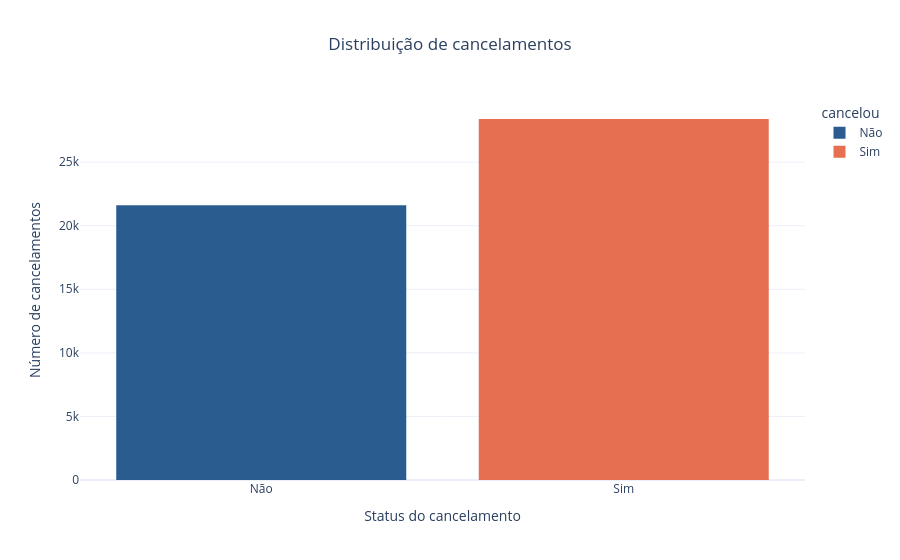

The code cell stored with this chart in its notebook:
### Code cell
# Importando a biblioteca Plotly
import plotly.express as px

fig = px.histogram(
    df,
    x="cancelou",
    color="cancelou",
    template="plotly_white",
    title="Distribuição de cancelamentos",
    color_discrete_sequence=["#2b5c8f", "#e76f51"],
)

fig.update_layout(
    title_x=0.5,
    yaxis_title="Número de cancelamentos",
    xaxis_title="Status do cancelamento",
)

fig.show()

### Figure 1 — Plotly figure (JSON) as saved in the notebook; plotly's stock layout.template omitted (floating-point values rounded to 4 significant figures; data arrays with more than 128 entries replaced by an {"elided": "..."} marker saying what was removed)
{"data": [{"bingroup": "x", "hovertemplate": "cancelou=%{x}<br>count=%{y}<extra></extra>", "legendgroup": "Não", "marker": {"color": "#2b5c8f", "pattern": {"shape": ""}}, "name": "Não", "orientation": "v", "showlegend": true, "type": "histogram", "x": {"elided": "21603 str values"}, "xaxis": "x", "yaxis": "y"}, {"bingroup": "x", "hovertemplate": "cancelou=%{x}<br>count=%{y}<extra></extra>", "legendgroup": "Sim", "marker": {"color": "#e76f51", "pattern": {"shape": ""}}, "name": "Sim", "orientation": "v", "showlegend": true, "type": "histogram", "x": {"elided": "28393 str values"}, "xaxis": "x", "yaxis": "y"}], "layout": {"barmode": "relative", "legend": {"title": {"text": "cancelou"}, "tracegroupgap": 0}, "title": {"text": "Distribuição de cancelamentos", "x": 0.5}, "xaxis": {"anchor": "y", "categoryarray": ["Não", "Sim"], "categoryorder": "array", "domain": [0, 1], "title": {"text": "Status do cancelamento"}}, "yaxis": {"anchor": "x", "domain": [0, 1], "title": {"text": "Número de cancelamentos"}}}}
